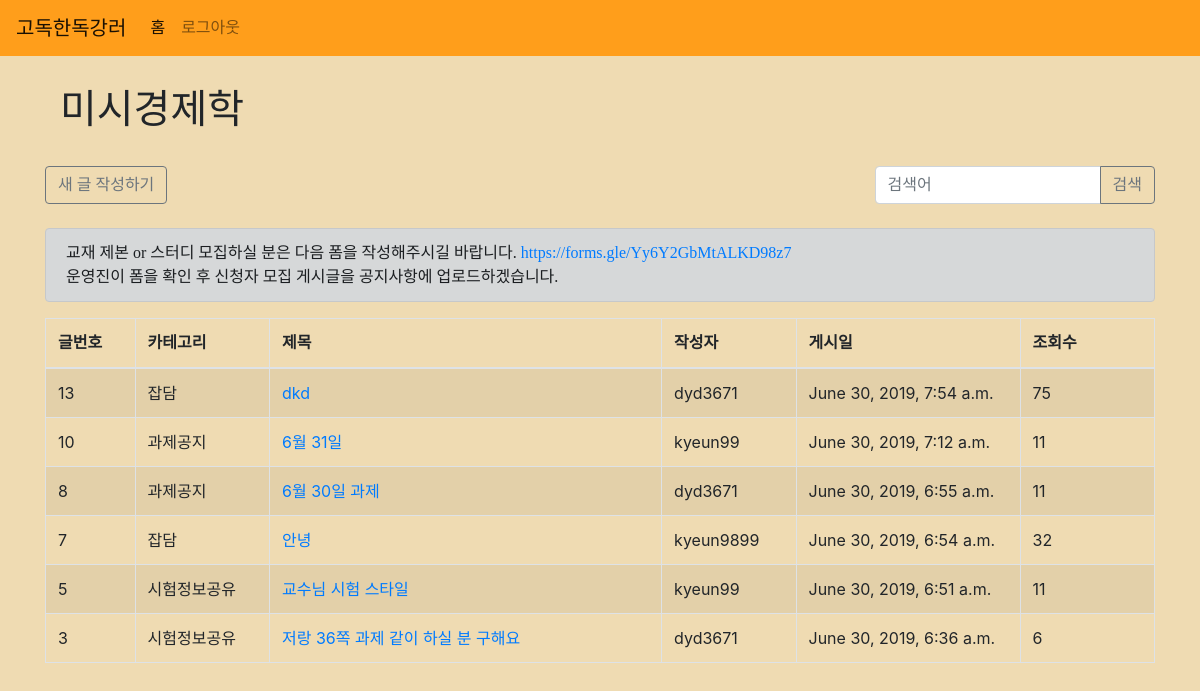
/classes/3/ (signed in), run on an earlier commit of the app's database.
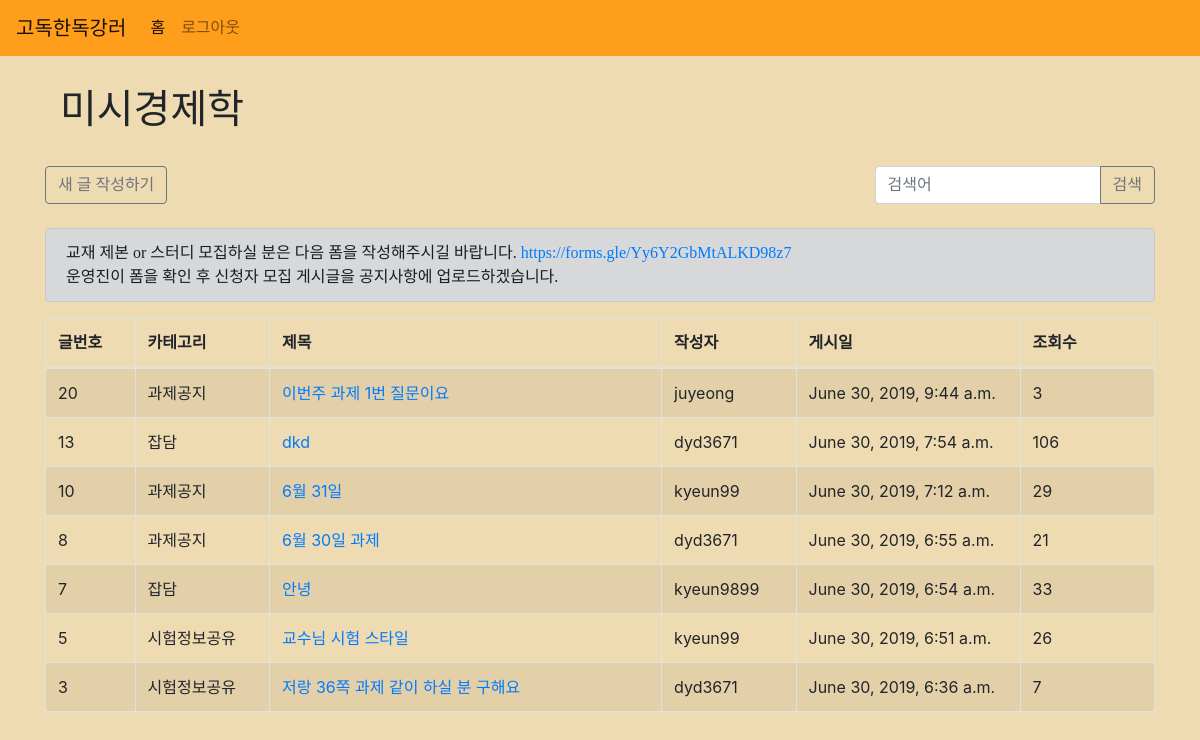
And on a later commit of the database.
### classes/models.py (models this page shows, shortened)
class Class(models.Model):
    title = models.CharField(max_length=200)
    major = models.ForeignKey(Major, on_delete=models.CASCADE)
    created_at = models.DateTimeField(auto_now_add=True)
    updated_at = models.DateTimeField(auto_now=True)

### posts/models.py (models this page shows, shortened)
class TimeStampedModel(Model):
    created_at = DateTimeField(auto_now_add=True)
    updated_at = DateTimeField(auto_now=True)
    class Meta:
        abstract = True

class Post(TimeStampedModel):
    classname = ForeignKey(Class, on_delete=CASCADE)
    user = ForeignKey(User, on_delete=CASCADE)
    category = CharField(max_length=200)
    title = CharField(max_length=200)
    content = TextField()
    view_count = models.IntegerField(default=0) # 조회수
    likes = ManyToManyField(User, related_name="liked_users")
    is_top = BooleanField(default=False)

### classes/views.py (the view)
# urls.py: path('<int:id>/', views.main, name="main"),
def main(request, id):
    user = request.user
    if user.is_anonymous:
        return render(request, 'account/login.html')
    else:
        posts = Post.objects.filter(classname_id=id).order_by('-id')
        class_name = Class.objects.get(pk=id)
        class_id = id
        return render(request, 'classes/main.html', {'posts': posts, 'class_name': class_name, 'class_id': class_id})

### classes/templates/classes/main.html (shortened to what this page needs)
{% extends 'base.html' %}
{% block content %}
<div class="container">
        <h1 class="classtitle col-12" style="font-family: 'locus_sangsang';">{{ class_name.title }}</h1>
    <br>
    <div class="row">
        <div class="input-group col">
            <form action="{% url 'classes:new' %}" method="POST">
                <input type="submit" class="btn-outline-secondary btn" value="새 글 작성하기" style="font-family: 'locus_sangsang';">
            </form>
        </div>
        <form action="{% url 'classes:search' %}">
            <div class="input-group col-12">
                <input type="text" class="form-control" placeholder="검색어" name="search" style="font-family: 'NanumSquareRound';">
                <div class="input-group-append">
                    <button type="submit" class="btn btn-outline-secondary" style="font-family: 'locus_sangsang';">
                        검색
                    </button>
                </div>
            </div>
        </form>
    </div>
    <br>
    <div class="alert alert-dark" style="font-family: 'NanumSquareRound';">교재 제본 or 스터디 모집하실 분은 다음 폼을 작성해주시길 바랍니다. <a href="https://forms.gle/Yy6Y2GbMtALKD98z7">https://forms.gle/Yy6Y2GbMtALKD98z7</a><br>
    운영진이 폼을 확인 후 신청자 모집 게시글을 공지사항에 업로드하겠습니다.</span>
    </div>
    <table class="table table-striped table-bordered">
        <thead>
            <tr>
                <th width="8%" style="font-family: 'NanumSquareRound';">글번호</th>
                <th width="12%" style="font-family: 'NanumSquareRound';">카테고리</th>
                <th width="35%" style="font-family: 'NanumSquareRound';">제목</th>
                <th width="12%" style="font-family: 'NanumSquareRound';">작성자</th>
                <th width="20%" style="font-family: 'NanumSquareRound';">게시일</th>
                <th width="12%" style="font-family: 'NanumSquareRound';">조회수</th>
            </tr>
        </thead>
        <tbody>
        {% for post in posts %}
        <tr>
            <td>{{ post.id }}</td>
            <td>{{ post.category }}</td>
            <td><a href="{% url 'classes:show' post.pk %}">{{ post.title }}</a></td>
            <td>{{ post.user }}</td>
            <td>{{ post.created_at }}</td>
            <td>{{ post.view_count }}</td>
        </tr>
        {% endfor %}
        </tbody>
    </table>
</div>
<br>
<br>
{% endblock %}

### templates/base.html (shortened to what this page needs)
{% load staticfiles %}
<!DOCTYPE html>
<head>
    <link rel="stylesheet" href="https://stackpath.bootstrapcdn.com/bootstrap/4.3.1/css/bootstrap.min.css">
    <link rel="stylesheet" type='text/css' href="{% static 'solitude/css/style.css' %}">
    <link rel="stylesheet" type='text/css' href="{% static 'solitude/css/scrollbtn.css' %}">
    <link rel="stylesheet" type='text/javascript' href="{% static 'solitude/js/project.js' %}">
</head>
<body>
    <nav class="navbar navbar-expand-lg navbar-light text-black">
        <a class="navbar-brand" href="{% url 'main' %}">고독한독강러</a>
        <div class="collapse navbar-collapse" id="navbarNavAltMarkup">
            <div class="navbar-nav">
                <a class="nav-item nav-link active" href="{% url 'main' %}">홈<span class="sr-only">(current)</span></a>
                {% if user.is_authenticated %}
                    <a class="nav-item nav-link" href="/accounts/logout/">로그아웃</a>
                {% else %}
                    <a class="nav-item nav-link" href="/accounts/login/">로그인</a>
                    <a class="nav-item nav-link" href="/accounts/signup/">회원가입</a>
                {% endif %}
            </div>
        </div>
    </nav>
    {% block content %}
    {% endblock %}
</body>

### solitude/static/solitude/css/style.css (style rules this page uses)
body { background-color: rgb(239, 219, 178) !important; }
.navbar-brand { font-family: 'yg-jalnan'; }
.nav-item { font-family: 'NanumSquareRound'; }
.navbar-expand-lg { background-color: #FF9E1B; }
.navbar { margin-bottom: 0px !important; }
.classtitle { margin-top: 30px; }

What changed in the data, as far as the page shows it:
added Post: id "20", category "과제공지", title "이번주 과제 1번 질문이요", user "juyeong", created_at "June 30, 2019, 9:44 a.m.", view_count "3"
changed Post "dkd": view_count "75" → "106"
changed Post "June 30, 2019, 7:12 a.m.": view_count "11" → "29"
changed Post "6월 30일 과제": view_count "11" → "21"
changed Post "안녕": view_count "32" → "33"
changed Post "교수님 시험 스타일": view_count "11" → "26"
changed Post "저랑 36쪽 과제 같이 하실 분 구해요": view_count "6" → "7"
